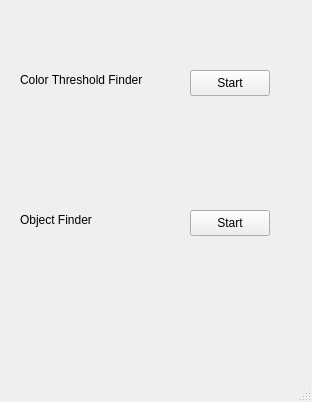
<?xml version="1.0" encoding="UTF-8"?>
<ui version="4.0">
 <class>selectFunction</class>
 <widget class="QMainWindow" name="selectFunction">
  <property name="geometry">
   <rect>
    <x>0</x>
    <y>0</y>
    <width>312</width>
    <height>402</height>
   </rect>
  </property>
  <property name="windowTitle">
   <string>Function Selection</string>
  </property>
  <widget class="QWidget" name="centralwidget">
   <widget class="QPushButton" name="Start_CT">
    <property name="geometry">
     <rect>
      <x>190</x>
      <y>70</y>
      <width>80</width>
      <height>26</height>
     </rect>
    </property>
    <property name="text">
     <string>Start</string>
    </property>
   </widget>
   <widget class="QPushButton" name="Start_OF">
    <property name="geometry">
     <rect>
      <x>190</x>
      <y>210</y>
      <width>80</width>
      <height>26</height>
     </rect>
    </property>
    <property name="text">
     <string>Start</string>
    </property>
   </widget>
   <widget class="QLabel" name="CT">
    <property name="geometry">
     <rect>
      <x>20</x>
      <y>70</y>
      <width>151</width>
      <height>20</height>
     </rect>
    </property>
    <property name="text">
     <string>Color Threshold Finder</string>
    </property>
   </widget>
   <widget class="QLabel" name="OF">
    <property name="geometry">
     <rect>
      <x>20</x>
      <y>210</y>
      <width>151</width>
      <height>20</height>
     </rect>
    </property>
    <property name="text">
     <string>Object Finder</string>
    </property>
   </widget>
  </widget>
  <widget class="QMenuBar" name="menubar">
   <property name="geometry">
    <rect>
     <x>0</x>
     <y>0</y>
     <width>312</width>
     <height>23</height>
    </rect>
   </property>
  </widget>
  <widget class="QStatusBar" name="statusbar"/>
 </widget>
 <resources/>
 <connections/>
</ui>
